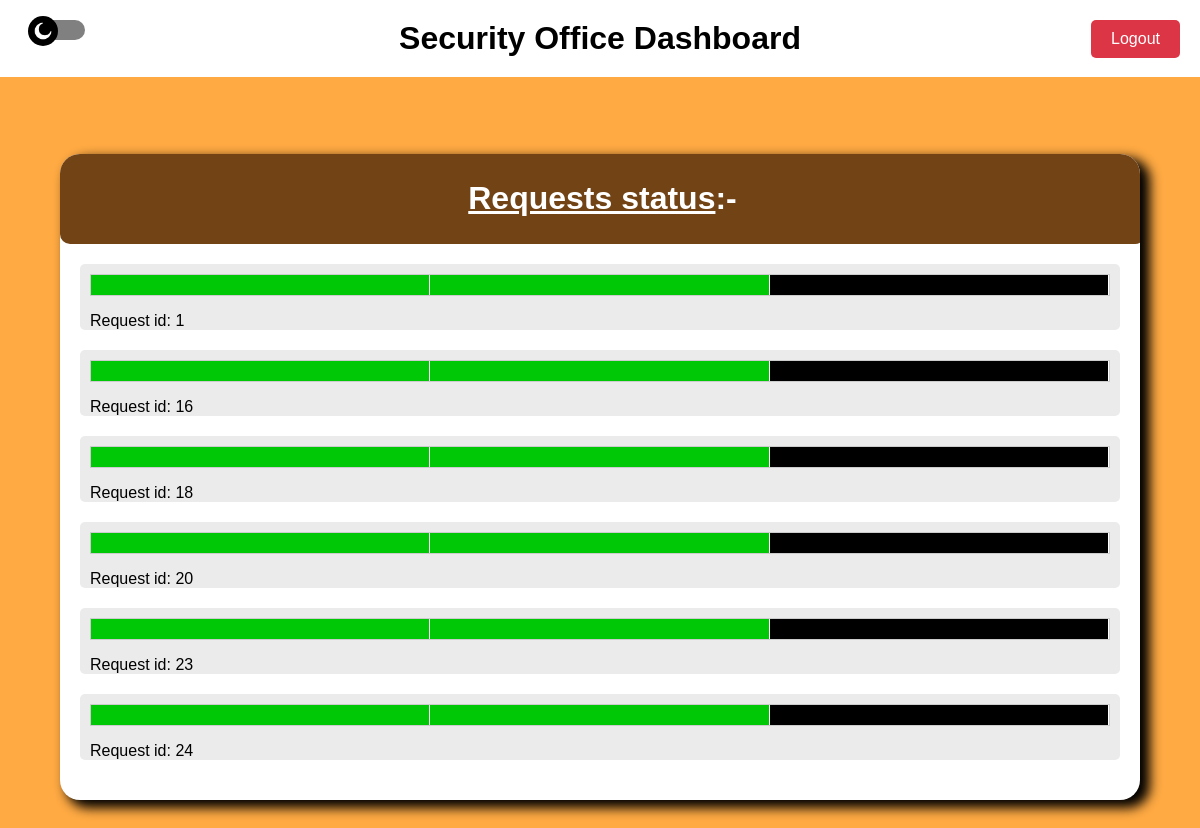
/so/dashboard (signed in), run on an earlier commit of the app's database.
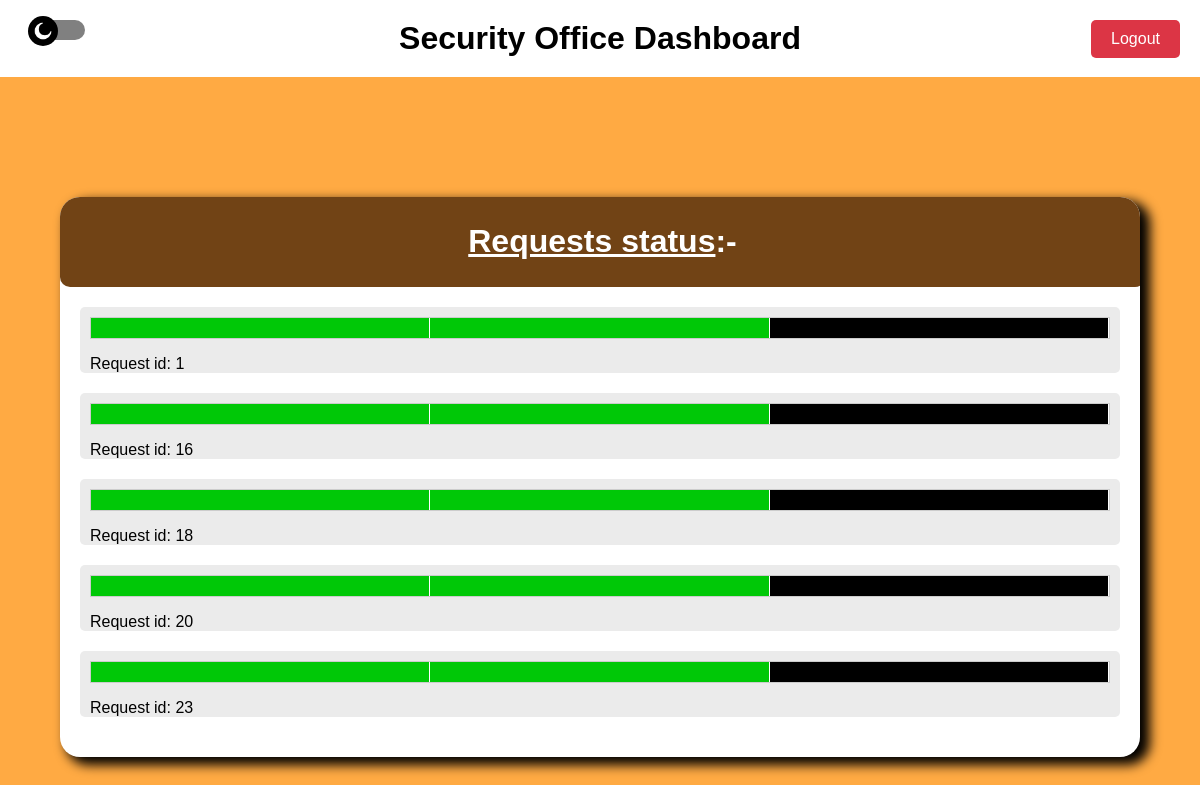
And on a later commit of the database.
### tables this page shows
CREATE TABLE "status" (
        request_id INTEGER NOT NULL UNIQUE,
        fa_approved INTEGER,
        sw_approved INTEGER,
        so_approved INTEGER,
        ongoing BOOLEAN,
        FOREIGN KEY (request_id) REFERENCES requests(request_id)
    );

CREATE TABLE "requests" (
        request_id INTEGER PRIMARY KEY AUTOINCREMENT NOT NULL UNIQUE,
        date DATE NOT NULL,
        start_time TIME NOT NULL,
        end_time TIME NOT NULL,
        room_block VARCHAR(10) NOT NULL,
        room_no VARCHAR(10) NOT NULL,
        club_id INTEGER NOT NULL,
        reason VARCHAR(100),
        type_of_event VARCHAR(100),
        remarks VARCHAR(1000),
        FOREIGN KEY (club_id) REFERENCES clubs(club_id)
    );

### app.py (the view)
@so.route('/dashboard')
def dashboard():
    if 'so_username' not in session:
        flash('You need to login first.', 'error')
        return redirect(url_for('so.so_index'))
    conn = connect_db()
    cursor = conn.cursor()
    cursor.execute("SELECT r.request_id, club_name, r.date, r.start_time, r.end_time, r.room_block, r.room_no, r.club_id, r.reason, r.type_of_event, r.remarks, s.fa_approved, s.sw_approved, s.so_approved, s.ongoing FROM requests r LEFT JOIN status s ON r.request_id = s.request_id JOIN clubs c ON r.club_id = c.club_id WHERE (fa_approved + sw_approved + so_approved)=2 and ongoing=1")
    data = cursor.fetchall()
    conn.close()
    return render_template('so_dashboard.html', data=data)

### app.py (called while the page is built)
def connect_db():
    return sqlite3.connect('classroom_allotment_system.db')

### templates/so/so_dashboard.html (shortened to what this page needs)
<!DOCTYPE html>
<html lang="en">
<head>
</head>
<body class="light-mode">
    <div class="dark-mode-toggle">
        <label for="darkModeToggle"></label>
    </div>
    <div class="header">
        <h1>Security Office Dashboard</h1>
            <div class="logout-button">
                <form action="/sw/logout" method="GET">
                    <button type="submit">Logout</button>
                </form>
            </div>
    </div>
    <div class="content">
    <div class="dashboard-container">
        <div class="panel" id="panel">
            <div class="panel-title"><u><h1 style="text-align: center;">Requests status</u>:-</h1></div>
            {% for row in data %}
                <div class="request-item" onclick="openModal('{{ row[0] }}')">
                    <div class="request-status-bar">
                        {% if row[-1] == 1 %}
                            <div class="stage {% if row[-4] == 1 %} fa-approved {% else %} black {% endif %}"></div>
                            <div class="stage {% if row[-3] == 1 %} sw-approved {% else %} black {% endif %}"></div>
                            <div class="stage {% if row[-2] == 1 %} so-approved {% else %} black {% endif %}"></div>
                            {% else %}
                            <div class="stage {% if row[-4] == 1 %} fa-approved {% else %} red {% endif %}"></div>
                            <div class="stage {% if row[-3] == 1 %} sw-approved {% else %} red {% endif %}"></div>
                            <div class="stage {% if row[-2] == 1 %} so-approved {% else %} red {% endif %}"></div>
                        {% endif %}
                    </div>
                    <p>Request id: {{ row[0] }}</p>
                </div>
            {% endfor %}
        </div>
    </div>
</body>
</html>

What changed in the data, as far as the page shows it:
no longer on this page (row edited): status: ongoing True (drawn), request_id "24"
